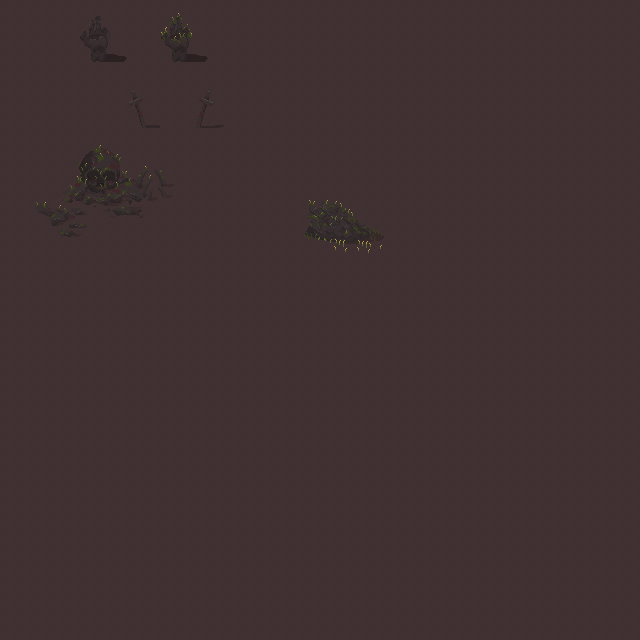

Tiled map render using the project's own tile images. Description and the map definition, with tile-layer contents summarised, below:
An orthogonal 40x40 tile map with 16x16 px tiles, 2 tile layers (ground, objects) and 3 objects.

<map version="1.10" tiledversion="1.11.1" orientation="orthogonal" renderorder="right-down" width="40" height="40" tilewidth="16" tileheight="16" infinite="0" nextlayerid="4" nextobjectid="7">
 <editorsettings>
  <export target="testmap.lua" format="lua" />
 </editorsettings>
 <tileset firstgid="1" name="Blood Desert Tileset" tilewidth="16" tileheight="16" tilecount="456" columns="24">
  <image source="Blood Desert Tileset.png" width="384" height="304" />
 </tileset>
 <layer id="1" name="ground" width="40" height="40">
  <data>[1600 cells, 1600 non-empty, 1 distinct tile ids]</data>
 </layer>
 <layer id="2" name="objects" width="40" height="40">
  <data>[1600 cells, 110 non-empty, 110 distinct tile ids]</data>
 </layer>
 <objectgroup id="3" name="Walls">
  <object id="2" x="80" y="144" width="48" height="64" />
  <object id="3" x="80" y="16" width="32" height="48" />
  <object id="4" x="160" y="16" width="32" height="48" />
 </objectgroup>
</map>
